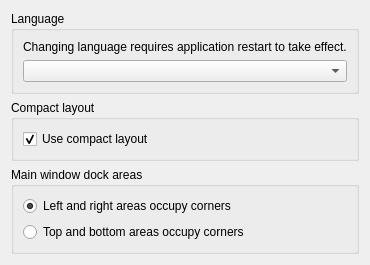
             <widget class="QWidget" name="lookAndFeelScrollWidget">
              <property name="geometry">
               <rect>
                <x>0</x>
                <y>0</y>
                <width>335</width>
                <height>237</height>
               </rect>
              </property>
              <layout class="QVBoxLayout" name="verticalLayout_31">
               <item>
                <widget class="QGroupBox" name="langGroup">
                 <property name="title">
                  <string>Language</string>
                 </property>
                 <layout class="QVBoxLayout" name="verticalLayout_30">
                  <item>
                   <widget class="QLabel" name="label">
                    <property name="text">
                     <string>Changing language requires application restart to take effect.</string>
                    </property>
                   </widget>
                  </item>
                  <item>
                   <widget class="QComboBox" name="langCombo">
                    <property name="cfg" stdset="0">
                     <string notr="true">General.Language</string>
                    </property>
                   </widget>
                  </item>
                 </layout>
                </widget>
               </item>
               <item>
                <widget class="QGroupBox" name="compactLayoutGroup">
                 <property name="title">
                  <string>Compact layout</string>
                 </property>
                 <layout class="QVBoxLayout" name="verticalLayout_32">
                  <item>
                   <widget class="QCheckBox" name="compactLayoutCheck">
                    <property name="toolTip">
                     <string>&lt;p&gt;Compact layout reduces all margins and spacing on the UI to minimum, making space for displaying more data. It makes the interface a little bit less aesthetic, but allows to display more data at once.&lt;/p&gt;</string>
                    </property>
                    <property name="text">
                     <string>Use compact layout</string>
                    </property>
                    <property name="checked">
                     <bool>true</bool>
                    </property>
                    <property name="cfg" stdset="0">
                     <string notr="true">General.CompactLayout</string>
                    </property>
                   </widget>
                  </item>
                 </layout>
                </widget>
               </item>
               <item>
                <widget class="QGroupBox" name="dockLayoutGroup">
                 <property name="title">
                  <string>Main window dock areas</string>
                 </property>
                 <layout class="QGridLayout" name="gridLayout_13">
                  <item row="0" column="0">
                   <widget class="ConfigRadioButton" name="dockLayoutVertical">
                    <property name="text">
                     <string>Left and right areas occupy corners</string>
                    </property>
                    <property name="icon">
                     <iconset resource="../icons.qrc">
                      <normaloff>:/icons/img/dock_layout_vertical.png</normaloff>:/icons/img/dock_layout_vertical.png</iconset>
                    </property>
                    <property name="checked">
                     <bool>true</bool>
                    </property>
                    <property name="cfg" stdset="0">
                     <string notr="true">General.DockLayout</string>
                    </property>
                    <property name="assignedValue" stdset="0">
                     <string notr="true">vertical</string>
                    </property>
                   </widget>
                  </item>
                  <item row="1" column="0">
                   <widget class="ConfigRadioButton" name="dockLeyoutHorizontal">
                    <property name="text">
                     <string>Top and bottom areas occupy corners</string>
                    </property>
                    <property name="icon">
                     <iconset resource="../icons.qrc">
                      <normaloff>:/icons/img/dock_layout_horizontal.png</normaloff>:/icons/img/dock_layout_horizontal.png</iconset>
                    </property>
                    <property name="cfg" stdset="0">
                     <string notr="true">General.DockLayout</string>
                    </property>
                    <property name="assignedValue" stdset="0">
                     <string notr="true">horizontal</string>
                    </property>
                   </widget>
                  </item>
                 </layout>
                </widget>
               </item>
               <item>
                <spacer name="verticalSpacer_5">
                 <property name="orientation">
                  <enum>Qt::Vertical</enum>
                 </property>
                 <property name="sizeHint" stdset="0">
                  <size>
                   <width>20</width>
                   <height>40</height>
                  </size>
                 </property>
                </spacer>
               </item>
              </layout>
             </widget>
